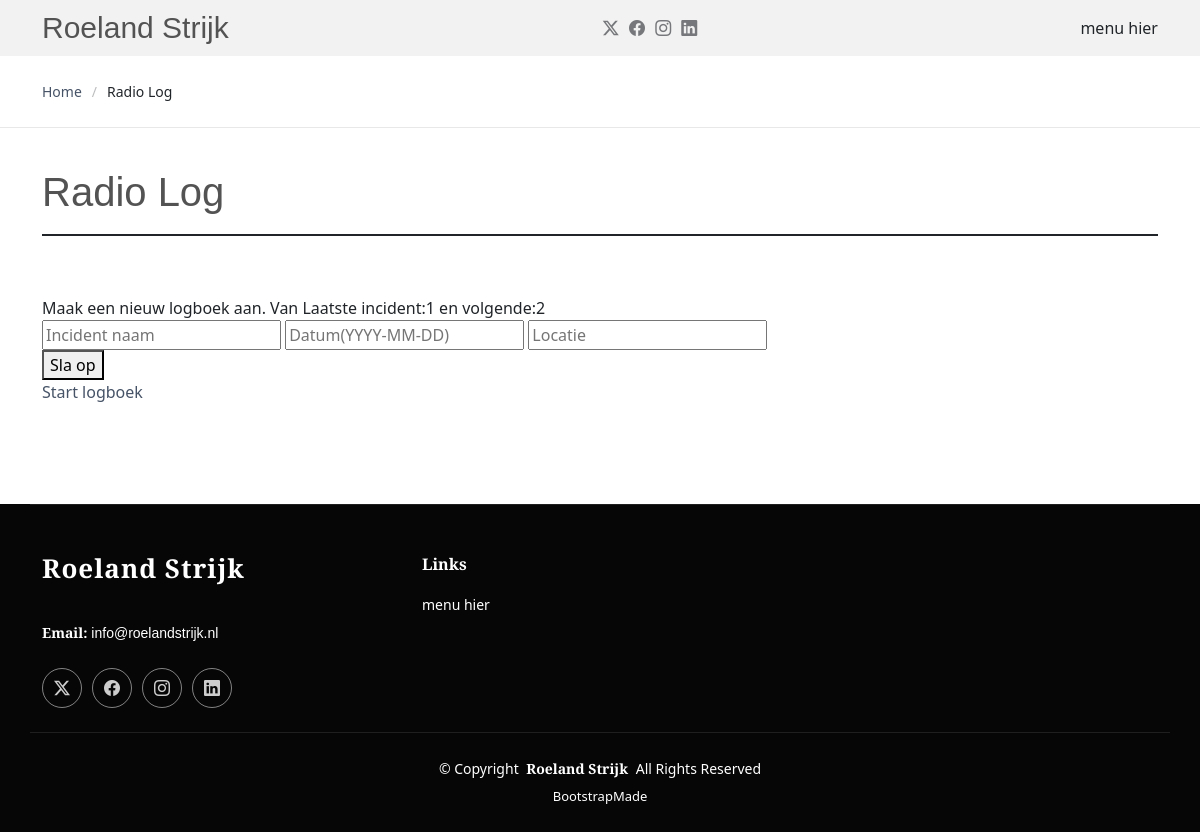
Page /radiolog/ on the earlier database version.
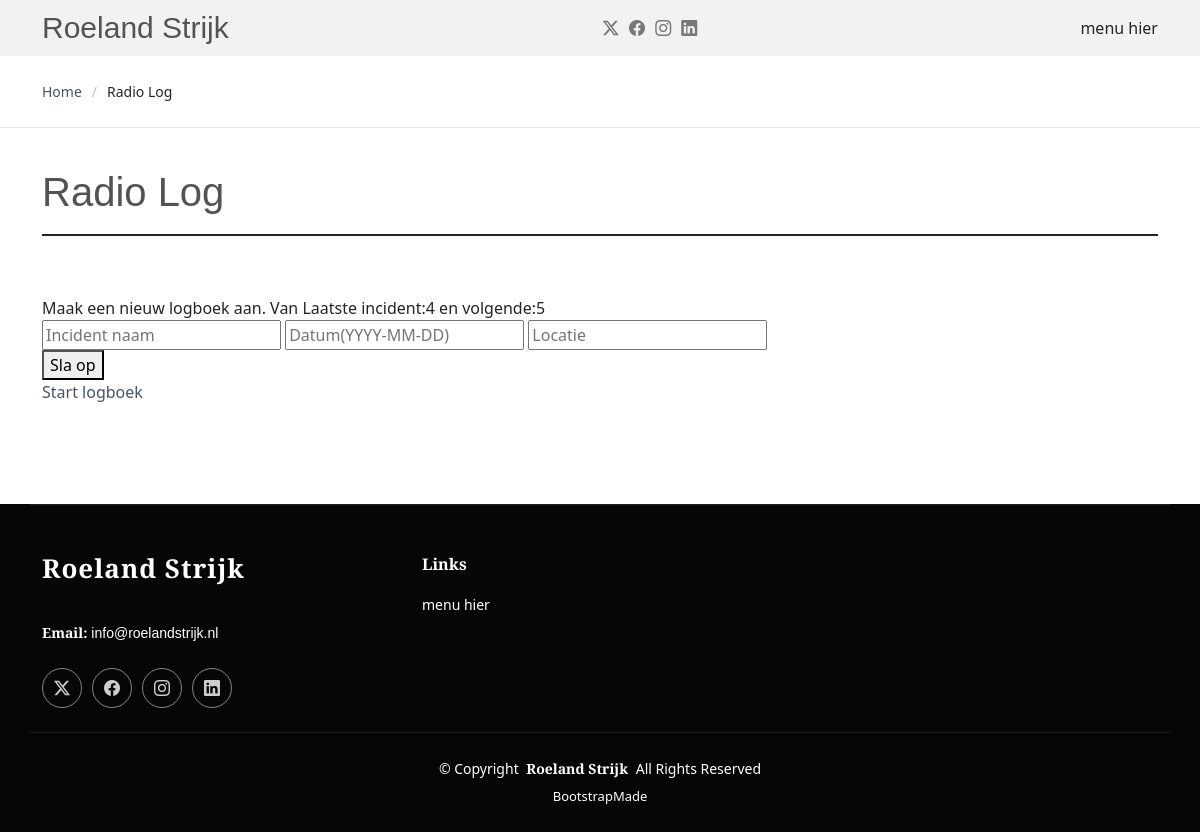
Same page on the later database version.
### sarforms/models.py (models this page shows, shortened)
class Form133(models.Model):
    incident_nr = models.IntegerField(null=True, blank=True)
    incident_naam=models.CharField(max_length=30)
    datum=models.DateField()
    locatie=models.CharField(max_length=100)

### sarforms/views.py (the view, shortened to what this page needs)
# urls.py: path('', views.radio_log, name="form133"),
def radio_log(request):
    laatste = Form133.objects.last()
    volgend_incident_nr = (Form133.objects.aggregate(Max('incident_nr'))['incident_nr__max'] or 0) + 1
    context = {
        'laatste': laatste,
        'volgend_incident_nr': volgend_incident_nr,
    }
    return render(request, 'radio_register.html', context)

### templates/radio_register.html (shortened to what this page needs)
{% load static %}
<!DOCTYPE html>
<html lang="en">
<head>
  <link href="{% static 'assets/vendor/bootstrap/css/bootstrap.min.css' %}" rel="stylesheet">
  <link href="{% static 'assets/vendor/bootstrap-icons/bootstrap-icons.css' %}" rel="stylesheet">
  <link href="{% static 'assets/vendor/aos/aos.css' %}" rel="stylesheet">
  <link href="{% static 'assets/vendor/swiper/swiper-bundle.min.css' %}" rel="stylesheet">
  <link href="{% static 'assets/css/main.css' %}" rel="stylesheet">
</head>
<body class="index-page">
  <header id="header" class="header d-flex align-items-center sticky-top">
    <div class="container position-relative d-flex align-items-center justify-content-between">
      <a href="index.html" class="logo d-flex align-items-center me-auto me-xl-0">
        <h1 class="sitename">Roeland Strijk</h1>
      </a>
      <nav id="navmenu" class="navmenu">
        <ul>
       menu hier
        </ul>
      </nav>
      <div class="header-social-links">
        <a href="https://x.com/RoelandStrijk" class="twitter"><i class="bi bi-twitter-x"></i></a>
        <a href="https://www.facebook.com/roeland.strijk.3/" class="facebook"><i class="bi bi-facebook"></i></a>
        <a href="#" class="instagram"><i class="bi bi-instagram"></i></a>
        <a href="https://www.linkedin.com/in/roeland-strijk-60bb3847/" class="linkedin"><i class="bi bi-linkedin"></i></a>
      </div>
    </div>
  </header>
  <main class="main">
    <div class="page-title">
      <div class="container d-lg-flex justify-content-between align-items-center">
        <nav class="breadcrumbs">
          <ol>
            <li><a href="index.html">Home</a></li>
            <li class="current">Radio Log</li>
          </ol>
        </nav>
      </div>
    </div>
    <section id="starter-section" class="starter-section section">
      <div class="container section-title" data-aos="fade-up">
        <div class="section-title-container d-flex align-items-center justify-content-between">
          <h2>Radio Log</h2>
        </div>
      </div>
      <div class="container section-title" data-aos="fade-up">
      <form action="" method="POST">
        <div class="title">Maak een nieuw logboek aan. Van Laatste incident:{{ laatste.incident_nr }} en volgende:{{ volgend_incident_nr }}
        </div>
        <div class="info">
          <input type="text" name="incident_naam" placeholder="Incident naam">
          <input type="text" name="datum" placeholder="Datum(YYYY-MM-DD)">
          <input type="text" name="locatie" placeholder="Locatie">
        </div>
        <button type="submit" href="/">Sla op</button>
      </form>
      <a href="logs">Start logboek</a>
      </div>
    </section>
  </main>
  <footer id="footer" class="footer dark-background">
    <div class="container footer-top">
      <div class="row gy-4">
        <div class="col-lg-4 col-md-6 footer-about">
          <a href="index.html" class="logo d-flex align-items-center">
            <span class="sitename">Roeland Strijk</span>
          </a>
          <div class="footer-contact pt-3">
            <p><strong>Email:</strong> <span>info@roelandstrijk.nl</span></p>
          </div>
          <div class="social-links d-flex mt-4">
        <a href="https://x.com/RoelandStrijk" class="twitter"><i class="bi bi-twitter-x"></i></a>
        <a href="https://www.facebook.com/roeland.strijk.3/" class="facebook"><i class="bi bi-facebook"></i></a>
        <a href="#" class="instagram"><i class="bi bi-instagram"></i></a>
        <a href="https://www.linkedin.com/in/roeland-strijk-60bb3847/" class="linkedin"><i class="bi bi-linkedin"></i></a>
          </div>
        </div>
        <div class="col-lg-2 col-md-3 footer-links">
          <h4>Links</h4>
          <ul>
        menu hier
          </ul>
        </div>
      </div>
    </div>
    <div class="container copyright text-center mt-4">
      <p>© <span>Copyright</span> <strong class="px-1 sitename">Roeland Strijk</strong> <span>All Rights Reserved</span></p>
      <div class="credits">
        <a href="https://bootstrapmade.com/" target="_blank">BootstrapMade</a>
      </div>
    </div>
  </footer>
</body>
</html>

Differences in the rows shown:
no longer on this page (row unchanged): Form133: incident_nr "1"
added Form133: incident_nr "4"
Other differences:
{{ volgend_incident_nr }}: "2" → "5"
